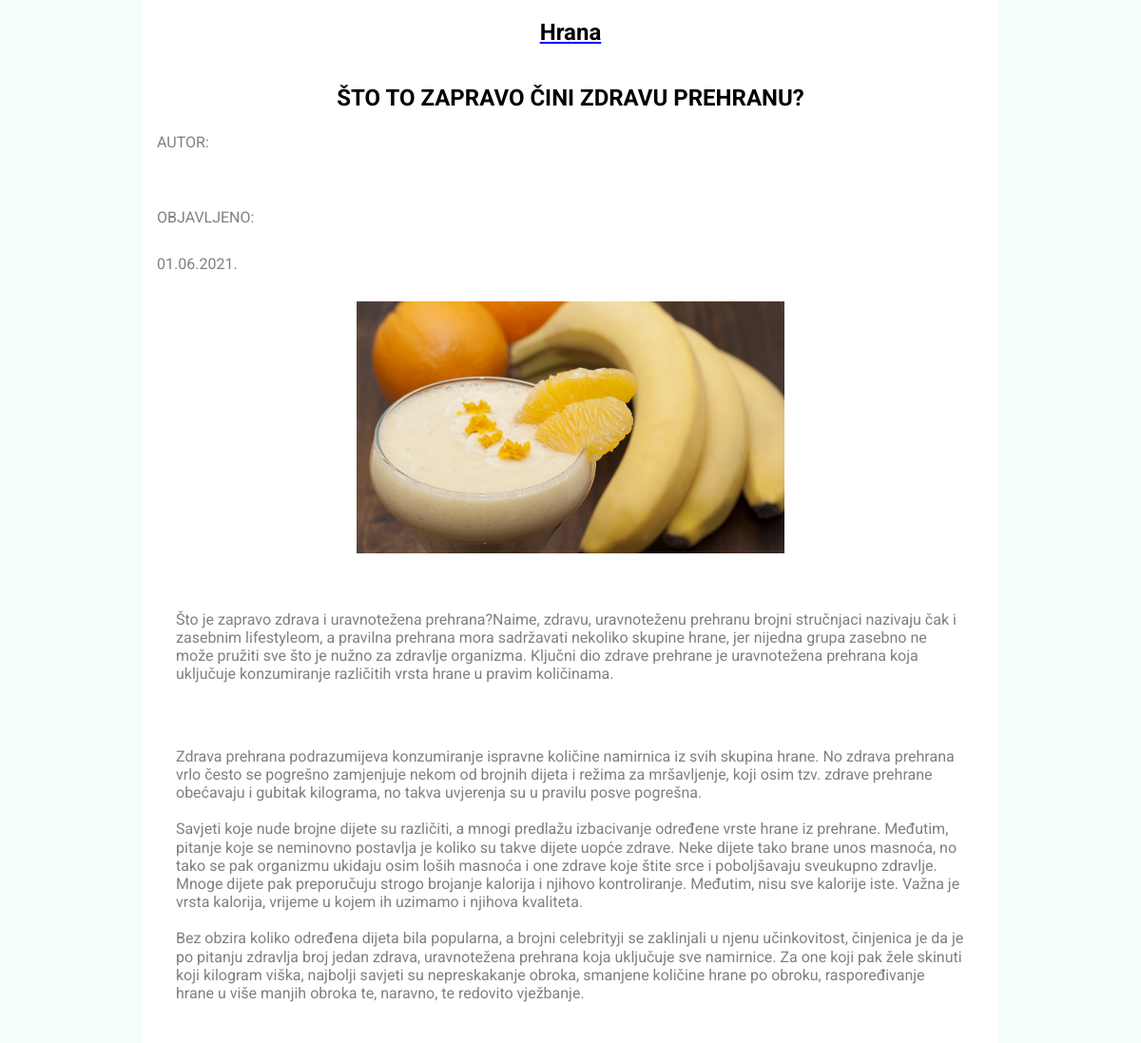
Screenshot of /clanak.php?id=13 with the database file from the repository.
### tables this page shows
CREATE TABLE `vijesti` (
  `id` int(11) NOT NULL,
  `datum` varchar(32) NOT NULL,
  `naslov` varchar(64) NOT NULL,
  `sazetak` text NOT NULL,
  `tekst` text NOT NULL,
  `slika` varchar(64) NOT NULL,
  `kategorija` varchar(64) NOT NULL,
  `arhiva` tinyint(1) NOT NULL
);

### clanak.php (the view, shortened to what this page needs)
<!DOCTYPE html>
<head>
        <link rel="stylesheet"  href="style.css">
    </head>
<body class="sbody">
	<?php
		include 'connect.php';
		$id = $_GET['id'];
		$query = "SELECT * FROM vijesti WHERE arhiva=0 AND id=$id LIMIT 1";
        $result = mysqli_query($dbc, $query);
		while($row = mysqli_fetch_array($result)){
			echo '<section  role="main" class="ispis">';
			echo '<div class="row">';
			echo '<h1 class="category">';
			echo $row['kategorija'];
			echo '</h1>';
			echo '<h1 class="title">';
			echo $row['naslov'];
			echo '</h1>';
			echo "<p>".'AUTOR: '."<p>";
			echo "<p>".'OBJAVLJENO: '."<p>";
			echo "<span>".$row['datum']."</span>";
			echo '</div>';
			echo '<div class="slika">';
			echo '<img src="' . UPLPATH . $row['slika'] . '"';
			echo '</div>';
			echo '<section class="about">';
			echo '<p>';
			echo nl2br($row['sazetak']);
			echo '</p>';
			echo '</section>';
			echo '<section class="sadrzaj">';
			echo '<p>';
			echo nl2br($row['tekst']);
			echo '</p>';
			echo '</section>';
			echo '</section>';
		}
	?>
</body>
</html>

### style.css (style rules this page uses)
* { margin: 0; padding: 0; box-sizing: border-box; list-style: none; }
h1 { text-transform: uppercase; padding-bottom: 20px; padding-top: 20px; color: white; }
p { padding:15px; color:gray; text-align: left; }
section { display:flex; flex-direction: row; margin: 30px 20px; text-align: left; background-color: white; }
.slika { width:100%; height:auto; }
.sbody { background-color:mintcream; font-family: "Roboto", sans-serif; line-height: 1.2; height:1000px; }
.category { color:black; text-decoration: underline; text-decoration-color:blue; text-transform: capitalize; font-weight: bold; text-align: center; }
.row { padding-bottom: 15px; }
.ispis { width: 75%; align-self: center; margin: 0 auto; display: flex; justify-content: center; flex-direction: column; flex-wrap: wrap; }
.title { padding-bottom: 7px; color:black; text-align: center; }
.slika img { padding-bottom: 15px; width:50%; max-height: 400px; display: block; margin-left: auto; margin-right: auto; }
.about { padding-bottom: 7px; }

### rows the page displays
vijesti: kategorija "Hrana", naslov "ŠTO TO ZAPRAVO ČINI ZDRAVU PREHRANU?", datum "01.06.2021.", slika (picture), sazetak "Što je zapravo zdrava i uravnotežena prehrana?Naime, zdravu, uravnoteženu prehranu brojni stručnjaci nazivaju čak i zasebnim lifestyleom, a pravilna prehrana mora sadržavati nekoliko skupine hrane, jer nijedna grupa zasebno ne može pružiti sve što je nužno za zdravlje organizma. Ključni dio zdrave prehrane je uravnotežena prehrana koja uključuje konzumiranje različitih vrsta hrane u pravim količinama.", tekst "Zdrava prehrana podrazumijeva konzumiranje ispravne količine namirnica iz svih skupina hrane. No zdrava prehrana vrlo često se pogrešno zamjenjuje nekom od brojnih dijeta i režima za mršavljenje, koji osim tzv. zdrave prehrane obećavaju i gubitak kilograma, no takva uvjerenja su u pravilu posve pogrešna. Savjeti koje nude brojne dijete su različiti, a mnogi predlažu izbacivanje određene vrste hrane iz prehrane. Međutim, pitanje koje se neminovno postavlja je koliko su takve dijete uopće zdrave. Neke dijete tako brane unos masnoća, no tako se pak organizmu ukidaju osim loših masnoća i one zdrave koje štite srce i poboljšavaju sveukupno zdravlje. Mnoge dijete pak preporučuju strogo brojanje…"
